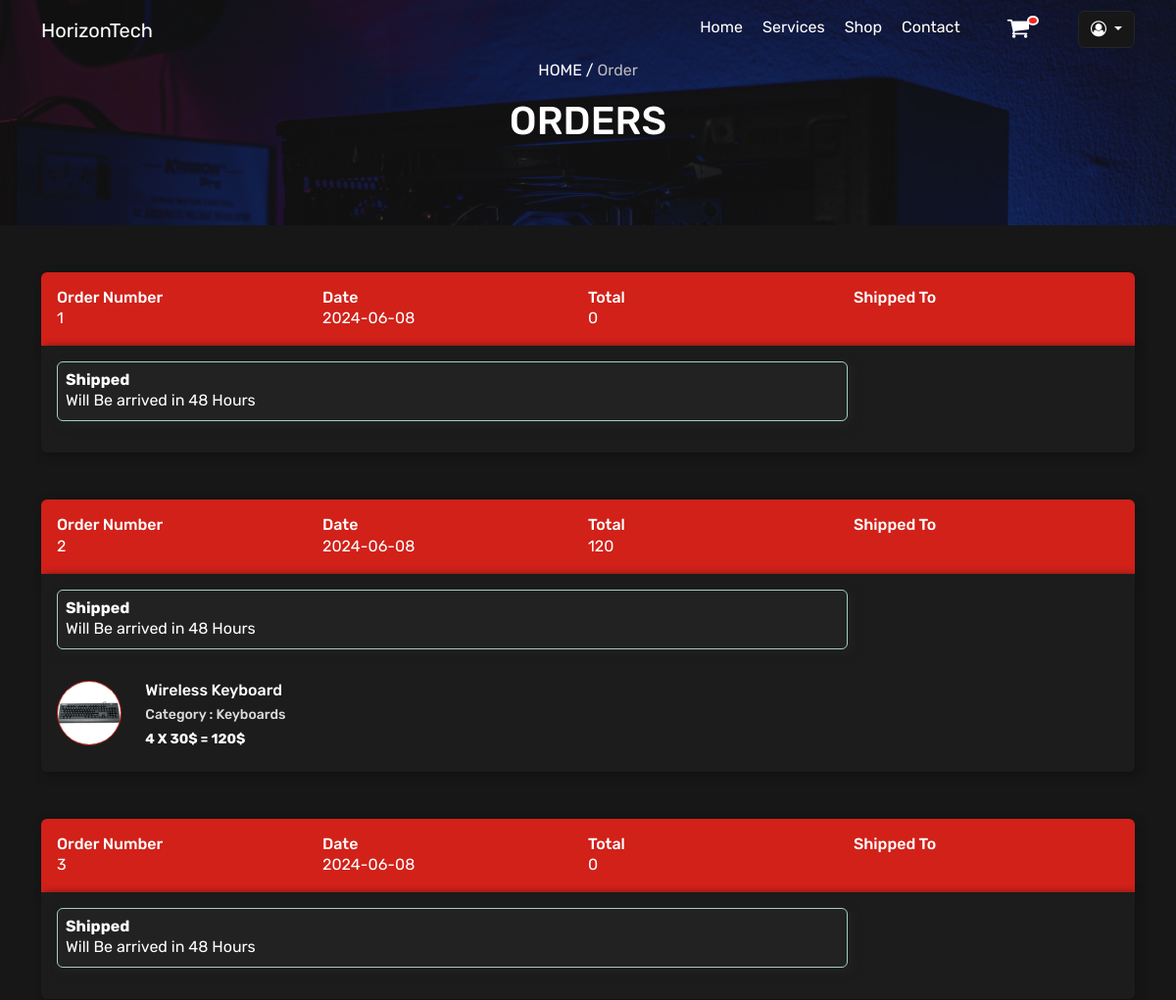
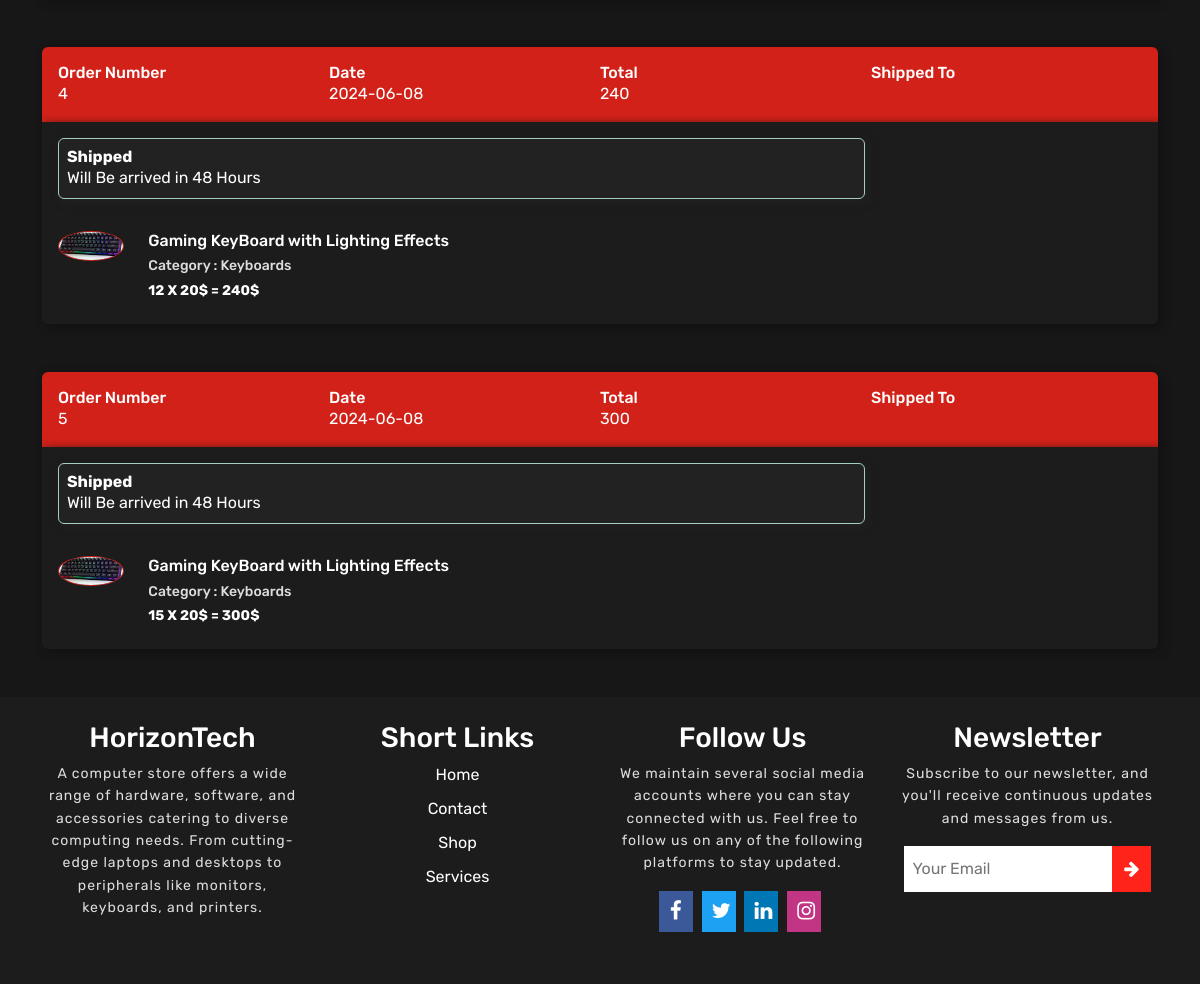
Page /orders.php (signed in) on the earlier database version (2 pictures, top to bottom).
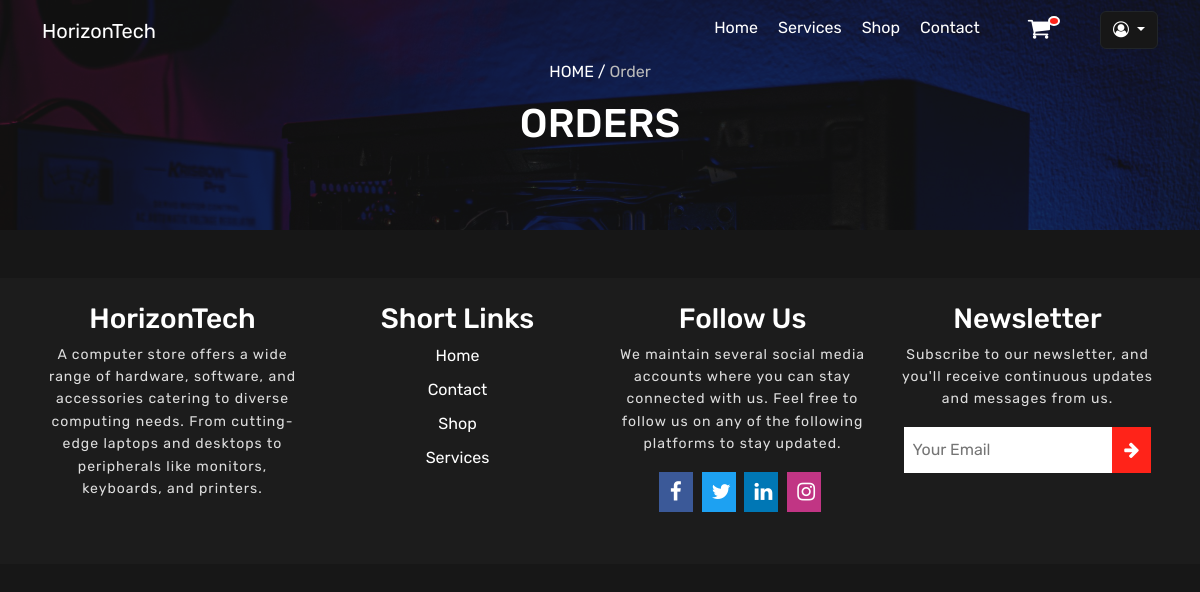
Same page on the later database version.
### tables this page shows
CREATE TABLE `orders` (
  `id` int(11) NOT NULL,
  `usr_id` int(11) NOT NULL,
  `is_complete` tinyint(1) NOT NULL DEFAULT 0,
  `date_order` date NOT NULL DEFAULT current_timestamp(),
  `address` varchar(255) NOT NULL
);

CREATE TABLE `order_product` (
  `id` int(11) NOT NULL,
  `order_id` int(11) NOT NULL,
  `product_id` int(11) NOT NULL,
  `quantity` int(11) NOT NULL,
  `user_id` int(11) NOT NULL
);

CREATE TABLE `product` (
  `id` int(11) NOT NULL,
  `name` varchar(255) NOT NULL,
  `price` double NOT NULL,
  `manufacturer` varchar(255) NOT NULL,
  `description` text NOT NULL,
  `cat_id` int(11) DEFAULT NULL,
  `date_added` date NOT NULL DEFAULT current_timestamp(),
  `tag` varchar(255) NOT NULL,
  `quantity` int(11) NOT NULL DEFAULT 0,
  `quantity_aval` int(11) NOT NULL DEFAULT 0
);

CREATE TABLE `category` (
  `id` int(11) NOT NULL,
  `name` varchar(255) DEFAULT NULL,
  `description` text NOT NULL
);

### php/functions/show_orders.php (called while the page is built, shortened)
<?php
function get_orders(){
    $usr_id = $_SESSION['user_id'];
    global $conn;
    $sql = "SELECT * FROM orders WHERE usr_id=$usr_id";
    $result = $conn->query($sql);
    return $result;
}
function get_price_product($id){
    global $conn;
    $sql = "SELECT * FROM product WHERE id=$id";
    $result = $conn->query($sql);
    $row = $result->fetch_assoc();
    return $row['price'];
}
function get_order_products($id){
    $sql = "SELECT * FROM order_product WHERE order_id=$id";
    global $conn;
    $result = $conn->query($sql);
    return $result;
}
function get_category_by_id($id){
    global $conn;
    $sql = "SELECT * FROM category WHERE id = $id";
    $result = $conn->query($sql);
    $row = $result->fetch_assoc();
    return $row['name'];
}
function get_product_info($id){
    global $conn;
    $sql = "SELECT * FROM product WHERE id=$id";
    $result = $conn->query($sql);
    $row = $result->fetch_assoc();
    return $row;
}

### php/functions/shop_show_products.php (called while the page is built, shortened)
<?php
    function get_images_product($id){
       $sql = "SELECT * FROM images_product WHERE product_id = $id";
       global $conn;
       $result = $conn->query($sql);
       $images = array();
       if ($result->num_rows > 0) {
            while ($row = $result->fetch_assoc()) {
                $images[] = $row['path'];
            }
        }
       return $images;
    }

### orders.php (the view, shortened to what this page needs)
<?php
include('php/header.php');
?>
<section class="branch-wlc">
    <div>
        <p class="w-100"><a class="link-page" href="">HOME</a> / <span>Order</span></p>
        <h1 class="w-100">ORDERS </h1>
    </div>
    <div class="overlay"></div>
</section>
<div class="container orders mt-3 mt-md-5">
    <div class="row">
        <?php
        include('php/functions/show_orders.php');
        include('php/functions/shop_show_products.php');
        $result = get_orders();
        while ($row = $result->fetch_assoc()) {
            ?>
            <div class="col-12">
                <div class="list-group mb-5">
                    <div class="list-group-item p-3"
                         style="position: relative;background:var(--main-color-low-opacity);border:none;">
                        <div class="row w-100 no-gutters">
                            <div class="col-6 col-md">
                                <h6 class="text-charcoal mb-0 w-100">Order Number</h6>
                                <p href=""
                                   class="text-pebble mb-0 w-100 mb-2 mb-md-0"><?php echo $row['id']; ?></p>
                            </div>
                            <div class="col-6 col-md">
                                <h6 class="text-charcoal mb-0 w-100">Date</h6>
                                <p class="text-pebble mb-0 w-100 mb-2 mb-md-0"><?php echo $row['date_order']; ?></p>
                            </div>
                            <div class="col-6 col-md">
                                <h6 class="text-charcoal mb-0 w-100">Total</h6>
                                <p class="text-pebble mb-0 w-100 mb-2 mb-md-0">
                                    <?php
                                    $orderId = $row['id'];
                                    $result2 = get_order_products($orderId);
                                    $price = 0;
                                    while ($row_price = $result2->fetch_assoc()) {
                                        $price = $price + get_price_product($row_price['product_id']) * $row_price['quantity'];
                                    }
                                    echo $price;
                                    ?>
                                </p>
                            </div>
                            <div class="col-6 col-md">
                                <h6 class="text-charcoal mb-0 w-100">Shipped To</h6>
                            </div>
                        </div>
                    </div>
                    <div class="list-group-item p-3" style="">
                        <div class="row no-gutters">
                            <div class="col-12 col-md-9 pr-0 pr-md-3 mb-3">
                                <div class="alert p-2 alert-success w-100 mb-0"
                                     style="background:#222;box-shadow:3px 3px 10px #222;">
                                    <h6 class="text-green mb-0"><b>Shipped</b></h6>
                                    <p class="hidden-sm-down mb-0">Will Be arrived in 48 Hours</p>
                                </div>
                            </div>
                            <?php
                            $default_path_image = "images/keyboards/2.jpg";
                            $result3 = get_order_products($orderId);
                            while ($row2 = $result3->fetch_assoc()) {
                                $productId = $row2['product_id'];
                                $row_product = get_product_info($productId);
                                $images = get_images_product($row_product['id']);
                                $image_path = count($images) > 0 ? 'images/' . $images[0] : $default_path_image;
                                ?>
                                <div class="row no-gutters mt-3">
                                    <div class="col-3 col-md-1">
                                        <img class="img-fluid pr-3"
                                             style="border-radius:50%;border:1px solid var(--main-color-low-opacity);"
                                             src="<?php echo $image_path; ?>" alt="">
                                    </div>
                                    <div class="col-9 col-md-8 pr-0 pr-md-3">
                                        <h6 class="text-charcoal mb-2 ">
                                            <a href="" class="text-charcoal"><?php echo $row_product['name']; ?></a>
                                        </h6>
                                        <h6 style="font-size:14px;color:#ddd;">Category
                                            : <?php echo get_category_by_id($row_product['cat_id']) ?></h6>
                                        <h6 class="mb-0 mb-md-2" style="font-size:14px;color:#ddd;"><b>
                                                <?php
                                                $res_price = $row2['quantity'] * $row_product['price'];
                                                echo $row2['quantity'] . " X " . $row_product['price'] . '$' . " = " . $res_price . '$';
                                                ?>
                                            </b></h6>
                                    </div>
                                </div>
                                <?php
                            }
                            ?>
                        </div>
                    </div>
                </div>
            </div>
        <?php } ?>
    </div>
</div>
<?php include('php/footer.php'); ?>

### php/header.php (shortened to what this page needs)
<!DOCTYPE html>
<html lang="en">
<head>
    <link rel="stylesheet" href="./css/bootstrap.css">
    <link rel="stylesheet" href="./css/font-awesome.css">
    <link rel="stylesheet" href="./css/style.css">
</head>
<body>
<header class="landing-header fixed-top">
    <nav class="navbar align-items-center navbar-expand-lg ">
        <div class="container">
            <a href="index.php" class="navbar-brand">HorizonTech</a>
            <div class="collapse navbar-collapse" id="collapseNav">
                <ul class="navbar-nav  ms-auto mt-2">
                    <li class="navbar-item"><a href="index.php#" class="navbar-link">Home</a></li>
                    <li class="navbar-item"><a href="index.php#section-services" class="navbar-link">Services</a></li>
                    <li class="navbar-item"><a href="index.php#section-products" class="navbar-link">Shop</a></li>
                    <li class="navbar-item"><a href="index.php#section-contact" class="navbar-link">Contact</a></li>
                    <li class="navbar-item ms-md-5 shopping-cart-icon"><a href="cart.php" class="navbar-link"><i class="fa fa-shopping-cart">
                                <span>0</span>
                            </i></a></li>
                    <?php
                    if(isset($_SESSION['username'])){
                        ?>
                        <li class="nav-item dropdown justify-content-center" style="margin-left:50px;bottom:5px;">
                            <button class="btn btn-dark dropdown-toggle" style="background-color:var(--second-color);" data-bs-toggle="dropdown" aria-expanded="">
                                <i class="fa fa-user-circle-o"></i>
                            </button>
                        </li>
                        <?php
                    }
                    ?>
                </ul>
            </div>
        </div>
    </nav>
</header>

### php/footer.php (shortened to what this page needs)
<section class="section-footer pt-4 pb-5">
        <div class="container">
            <div class="row">
                <div class="col-lg-3 col-md-6 text-center">
                    <h3>HorizonTech</h3>
                    <p>
A computer store offers a wide range of hardware, software, and accessories catering to diverse computing needs. From cutting-edge laptops and desktops to peripherals like monitors, keyboards, and printers.</p>
                </div>
                <div class="col-lg-3 col-md-6 text-center">
                    <h3 class="text-center">Short Links</h3>
                    <div class="footer-links"><a href="">Home</a></div>
                    <div class="footer-links"><a href="">Contact</a></div>
                    <div class="footer-links"><a href="">Shop</a></div>
                    <div class="footer-links"><a href="">Services</a></div>
                </div>
                <div class="col-lg-3 col-md-6 text-center">
                    <h3>Follow Us</h3>
                    <p>We maintain several social media accounts where you can stay connected with us. Feel free to follow us on any of the following platforms to stay updated.</p>
                    <div class="footer-social-icons ">
                        <a href=""><i class="fa fa-facebook"></i></a>
                        <a href=""><i class="fa fa-twitter"></i></a>
                        <a href=""><i class="fa fa-linkedin"></i></a>
                        <a href=""><i class="fa fa-instagram"></i></a>
                    </div>
                </div>
                <div class="col-lg-3 col-md-6 text-center">
                    <h3>Newsletter</h3>
                    <p>Subscribe to our newsletter, and you'll receive continuous updates and messages from us. </p>
                    <form action="" class="d-flex justify-content-center">
                        <input type="text" placeholder="Your Email" class="">
                        <button><i class="fa fa-arrow-right"></i></button>
                    </form>
                </div>
            </div>
        </div>
    </section>

### css/style.css (style rules this page uses)
:root { --main-color:rgb(255, 35, 25); --main-color-low-opacity:rgba(255, 35, 25,.8) ; --second-color:hsl(0, 0%, 9%); --third-color:hsl(0,0%,11%); --fourth-color:hsl(0,0%,12%); }
* { color:#fff; font-family: "Rubik", sans-serif; }
body { background:var(--second-color) !important; }
section { background:#333; }
.landing-header { background: transparent; }
.landing-header .navbar-brand { color:#fff; transition: all .5s; }
.landing-header .navbar-item { margin-left:20px; }
.link-page { color:#fff; text-decoration: none; transition: all .5s; }
.landing-header .navbar-item a , .section-footer .footer-links a { color:#fff; text-decoration: none; transition: all .5s; }
.landing-header .shopping-cart-icon i { font-size:1.5rem; position: relative; transition: all .5s ; }
.landing-header .shopping-cart-icon span { font-size:0.5rem; background: var(--main-color); border-radius: 50%; border:2px solid #fff; padding:3px 4px; text-align: center; position: absolute; top:0; right:-10px; }
.overlay,.section-stats .overlay { position: absolute; left: 0; top: 0; width: 100%; height: 100%; z-index: 1; background: var(--second-color); opacity: .7; }
.section-services .col-lg-4 > div p,.section-why-choose-us .col-lg-6 > div:last-child p,.section-footer p { font-size:14px; color:#ddd; letter-spacing: 1px; line-height:1.6; transition: all .5s; }
.section-footer { background: var(--third-color); }
.section-footer .footer-links { margin-bottom:10px; text-align: center; transition: all .3s ease-in-out; }
.section-footer .footer-links a { display:inline-block; }
.section-footer .footer-social-icons i { font-size:1.3rem; padding:10px; width:13%; text-align: center; margin-right: 5px; transition: all .25s ease-in-out; }
.section-footer .fa-facebook { background: #3b5998; }
.section-footer .fa-instagram { background:#c13584; }
.section-footer .fa-linkedin { background:#0077b5; }
.section-footer .fa-twitter { background:#1da1f2; }
.section-footer form input { box-shadow:none; width:80%; outline: none; color:#111; border:1px solid #fff; padding-left:8px; transition: all .15s ease-in-out; }
.section-footer form button { border:none; background:var(--main-color); color:#fff; font-size:1.1rem; padding:10px; width: 15%; }
.branch-wlc { background:url("../images/6.jpg"); text-align:center; background-size:cover; height:230px; position: relative; }
.branch-wlc > div:first-child { padding-top:60px; z-index:1000; position: relative; }
.branch-wlc span { color:#bbb; }
.orders .list-group-item { background: var(--third-color) ; border: none; box-shadow:3px 3px 10px #111; }
.orders a { color:#fff; text-decoration: none; transition: all .3s; }
.orders img { transition: all .2s ease-out; }

Differences in the rows shown:
removed orders: id "1", date_order "2024-06-08", price "0"
removed orders: id "2", date_order "2024-06-08", price "120"
removed order_product: shows a picture, product.name "Wireless Keyboard", product.name "Keyboards", quantity "4", product.price "30", quantity.price "120", shown under "2"
removed orders: id "3", date_order "2024-06-08", price "0"
removed orders: id "4", date_order "2024-06-08", price "240"
removed order_product: product.name "Gaming KeyBoard with Lighting Effects", product.name "Keyboards", quantity "12", product.price "20", quantity.price "240", shown under "4"
removed orders: id "5", date_order "2024-06-08", price "300"
removed order_product: product.name "Gaming KeyBoard with Lighting Effects", product.name "Keyboards", quantity "15", product.price "20", quantity.price "300", shown under "5"
